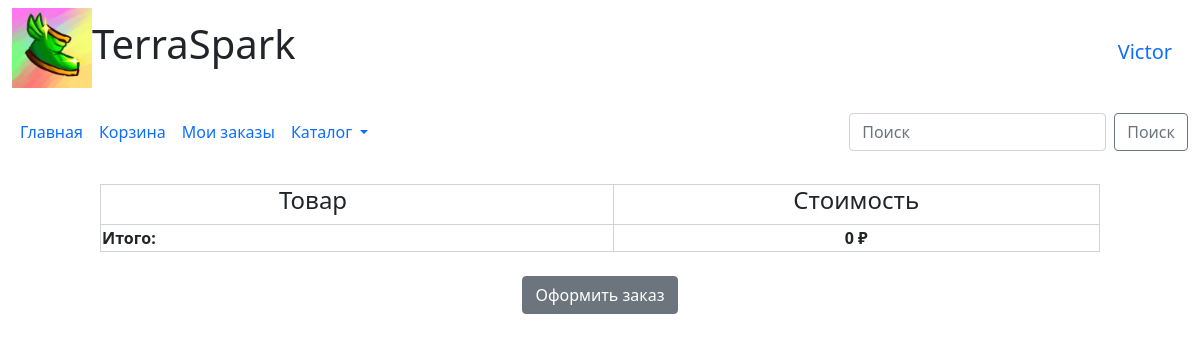
Screenshot of /cart/vika.tay.doo@gmail.com (signed in) with the database file from the repository.
### data/users.py (models this page shows, shortened)
class User(SqlAlchemyBase, UserMixin, SerializerMixin):
    __tablename__ = 'users'
    id = sqlalchemy.Column(sqlalchemy.Integer,
                           primary_key=True, autoincrement=True)
    surname = sqlalchemy.Column(sqlalchemy.String, nullable=True)
    name = sqlalchemy.Column(sqlalchemy.String, nullable=True)
    email = sqlalchemy.Column(sqlalchemy.String,
                              index=True, unique=True, nullable=True)
    hashed_password = sqlalchemy.Column(sqlalchemy.String, nullable=True)
    total = sqlalchemy.Column(sqlalchemy.Integer, nullable=True, default=0)

### main.py (the view)
@app.route('/cart/<u>')
def cart(u):
    db_sess = db_session.create_session()
    context = {}
    q = request.args.get('q')
    if q:
        return redirect('/')
    context["cart"] = db_sess.query(Cart).filter(Cart.user == u)
    context["user"] = db_sess.query(User).filter(User.email == u)
    return render_template('cart.html', **context)

### data/db_session.py (called while the page is built)
def create_session() -> Session:
    global __factory
    return __factory()

### main.py (called while the page is built)
@login_manager.user_loader
def load_user(user_id):
    db_sess = db_session.create_session()
    return db_sess.query(User).get(user_id)

### templates/cart.html (shortened to what this page needs)
{% extends "base.html" %}
{% block content %}
<br>
<table align="center" style="width: 1000px; border: 1px solid #D3D3D3;">
    <tr>
        <th style="width: 80px; border-bottom: 1px solid #D3D3D3;"></th>
        <th style="border-bottom: 1px solid #D3D3D3; text-align: center; width: 300;"><h4>Товар</h4></th>
        <th style="width: 80px; border-bottom: 1px solid #D3D3D3;"></th>
        <th style="text-align: center; border-bottom: 1px solid #D3D3D3;"><h4></h4></th>
        <th style="width: 80px; border-bottom: 1px solid #D3D3D3;"></th>
        <th style="text-align: center; border: 1px solid #D3D3D3;"><h4>Cтоимость</h4></th>
    </tr>
    <tr>
        <th style="width: 80px; border-bottom: 1px solid #D3D3D3; border-upper: 1px solid #D3D3D3;">Итого:</th>
        <th style="border-bottom: 1px solid #D3D3D3; text-align: center; width: 300; border-upper: 1px solid #D3D3D3;"></th>
        <th style="width: 80px; border-bottom: 1px solid #D3D3D3; border-upper: 1px solid #D3D3D3;"></th>
        <th style="text-align: center; border-bottom: 1px solid #D3D3D3; border-upper: 1px solid #D3D3D3;"></th>
        <th style="width: 80px; border-bottom: 1px solid #D3D3D3; border-upper: 1px solid #D3D3D3;"></th>
        {% for u in user %}
        <th style="text-align: center; border: 1px solid #D3D3D3; border-upper: 1px solid #D3D3D3;">{{u.total}} ₽</th>
        {% endfor %}
    </tr>
        </table>
<br>
<div style="display: flex;
  justify-content: center;">
    {% for u in user %}
    {% if u.total != 0 %}
        <a href="/set_order/{{current_user.email}}/{{u.total}}" class="btn btn-primary" style="margin: 0 auto;">Оформить заказ</a>
    {% else %}
    <a href="#" class="btn btn-secondary" style="margin: 0 auto;">Оформить заказ</a>
    {% endif %}
        {% endfor %}
</div>
{% endblock %}

### templates/base.html (shortened to what this page needs)
<!doctype html>
<html lang="en">
    <head>
        <link rel="stylesheet"
              href="https://cdn.jsdelivr.net/npm/bootstrap@5.0.0-beta1/dist/css/bootstrap.min.css"
>
    </head>
    <body>
        <header>
            <nav class="navbar navbar-expand-lg bg-body-tertiary">
  <div class="container-fluid">
      <h1><img src="/static/img/logo.jpg" width="80" height="80" alt="logo">TerraSpark</h1>
                {% if current_user.is_authenticated %}
    <a class="navbar-brand" href="/logout">{{ current_user.name }}</a>
{% else %}
    <p>
        <a class="btn btn-outline-primary" href="/register">Зарегистрироваться</a>
        <a class="btn btn-success" href="/login">Войти</a>
    </p>
{% endif %}
  </div>
</nav>
            <nav class="navbar navbar-expand-lg bg-body-tertiary">
  <div class="container-fluid">
    <div class="collapse navbar-collapse" id="navbarSupportedContent">
      <ul class="navbar-nav me-auto mb-2 mb-lg-0">
        <li class="nav-item">
          <a class="nav-link active" aria-current="page" href="/">Главная</a>
        </li>
        <li class="nav-item">
            {% if current_user.is_authenticated %}
    <a class="nav-link" href="/cart/{{current_user.email}}">Корзина</a>
        {% else %}
          <a class="nav-link" href="/login">Корзина</a>
            {% endif %}
        </li>
          <li class="nav-item">
            {% if current_user.is_authenticated %}
    <a class="nav-link" href="/orders/{{current_user.email}}">Мои заказы</a>
        {% else %}
          <a class="nav-link" href="/login">Мои заказы</a>
            {% endif %}
        </li>
        <li class="nav-item dropdown">
          <a class="nav-link dropdown-toggle" href="#" role="button" data-bs-toggle="dropdown" aria-expanded="false">
            Каталог
          </a>
        </li>
      </ul>
      <form class="d-flex" role="search">
        <input class="form-control me-2" type="search" placeholder="Поиск" aria-label="Поиск" name="q">
        <button class="btn btn-outline-secondary" type="submit">Поиск</button>
      </form>
    </div>
  </div>
</nav>
        </header>
        <main role="main" class="container">
            {% block content %}{% endblock %}
        </main>
    </body>
</html>

### rows the page displays
User: name "Victor", total "0", shows "Оформить заказ"
